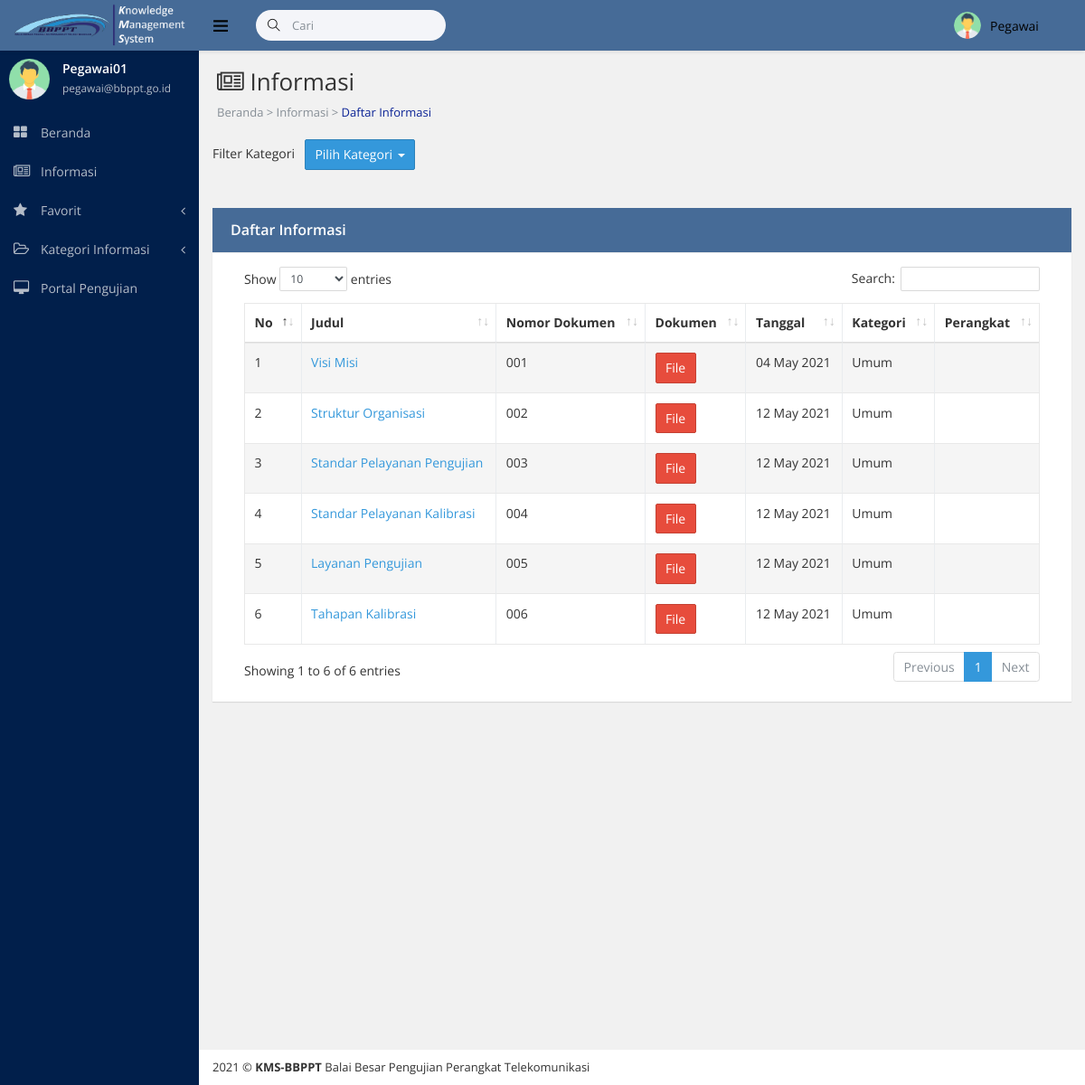
Page /informasi.php (signed in) on the earlier database version.
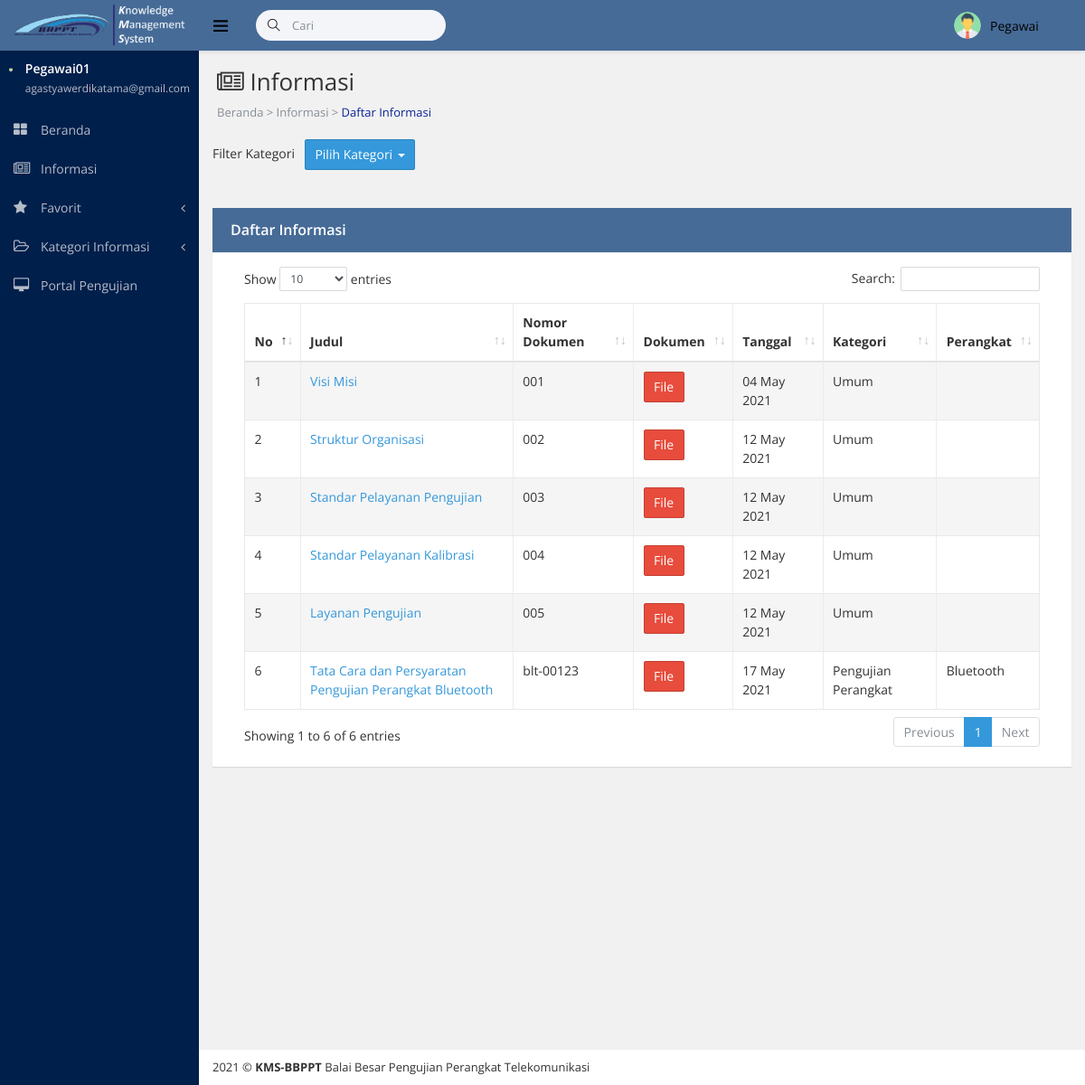
Same page on the later database version.
### tables this page shows
CREATE TABLE `informasi` (
  `id` int(255) NOT NULL,
  `nomordokumen` varchar(255) NOT NULL,
  `judul` varchar(255) NOT NULL,
  `dokumen` text NOT NULL,
  `keterangan` text NOT NULL,
  `tanggal` date NOT NULL,
  `restricted` text NOT NULL,
  `iddivisi` varchar(255) NOT NULL DEFAULT '8',
  `idperangkat` varchar(255) DEFAULT NULL
);

CREATE TABLE `divisi` (
  `iddivisi` int(255) NOT NULL,
  `namadivisi` varchar(255) NOT NULL
);

CREATE TABLE `perangkat` (
  `idperangkat` int(255) NOT NULL,
  `iddivisi` int(255) NOT NULL,
  `namaperangkat` varchar(255) NOT NULL,
  `biaya` varchar(255) NOT NULL
);

### informasi.php (the view, shortened to what the changed rows need)
<!DOCTYPE html>
<html lang="en">
<head>
<?php include "csssidebar.php"?>
</head>
<body class="fixed-navbar">
    <div class="page-wrapper">
      <?php include "sidebaradmin.php" ?>
        <div class="content-wrapper">
            <div class="page-heading">
                <h1 class="page-title"> <i class="sidebar-item-icon fa fa-newspaper-o";></i> Informasi</h1>
            </div>
                                    <?php
                                        include"koneksi.php";
                                        $q = $koneksi->query("SELECT * FROM divisi");
                                        ?>
    </div>
                <br><br>
                          <?php
                    $level = $_SESSION['level'];
                    if($level=='Pegawai'){
                    ?>
                 <div class="ibox ibox-primary">
                            <div class="ibox-body">
            <table class="table table-striped table-bordered table-hover" id="example-table" cellspacing="0" width="100%">
            <thead>
              <tr>
                <th>No</th>
                <th>Judul</th>
                <th>Nomor Dokumen</th>
                <th>Dokumen</th>
                <th>Tanggal</th>
                <th>Kategori</th>
                <th>Perangkat</th>
              </tr>
            </thead>
            <tbody>
                <?php
                include"koneksi.php";
               $iddivisi=$_GET['iddivisi'];
                if(!empty($iddivisi)){
                    $q = $koneksi->query("SELECT * FROM informasi where iddivisi='$iddivisi'");
                }else{
                    $q = $koneksi->query("SELECT * FROM informasi");
                }
                $numb = 1;
                while ($dt = $q->fetch_assoc()) :
                ?>
                <tr>
                <td><?php echo $numb++ ?></td>
                <td><a href="detailinformasi.php?id=<?php echo $dt['id'] ?>"><?php echo $dt['judul'] ?></a></td>
                <td><?php echo $dt['nomordokumen'] ?></td>
                <td>
                  <?php
          $dokumen=$dt['dokumen'];
          if(!empty($dokumen)){
          ?>
                    <a href="src/image/<?php echo $dt['dokumen'] ?>"><button type="button" class="btn btn-danger">File</button></a>
                    <?php
                    }else{
                    ?>
                    <button type="button" class="btn btn-danger">File Kosong</button>
                    <?php
                    }
                    ?>
                <td><?php $tanggal= $dt['tanggal']; echo date('d F Y', strtotime($tanggal)); ?></td>
                <td>
                    <?php
                    require_once 'koneksi.php';
                     $iddivisi = $dt['iddivisi'];
                     $q1 = $koneksi->query("SELECT * FROM divisi WHERE iddivisi='$iddivisi'");
                              while ($row = $q1->fetch_assoc()) :
                      ?>
                    <?php echo $row['namadivisi']; ?>
                     <?php
                    endwhile;
                  ?>
                    </td>
                <td>
                    <?php
                    require_once 'koneksi.php';
                     $idperangkat = $dt['idperangkat'];
                     $q1 = $koneksi->query("SELECT * FROM perangkat WHERE idperangkat='$idperangkat'");
                              while ($row = $q1->fetch_assoc()) :
                      ?>
                    <?php echo $row['namaperangkat']; ?>
                     <?php
                    endwhile;
                  ?>
                </td>
                </tr>
             <?php
              endwhile;
              ?>
            </tbody>
          </table>
      <?php } ?>
                </div>
            </div>
        </div>
</body>
</html>

### sidebaradmin.php (shortened to what the changed rows need)
<nav class="page-sidebar" id="sidebar">
    <div id="sidebar-collapse">
        <div class="admin-block d-flex">
            <div class="admin-info">
                <div class="font-strong"><?php echo $_SESSION['nama'] ?></div><small><?php echo $_SESSION['email'] ?></small></div>
        </div>
    </div>
</nav>

Differences in the rows shown:
removed informasi: judul "Tahapan Kalibrasi", nomordokumen "006", tanggal "12 May 2021", divisi (namadivisi "Umum")
added informasi: judul "Tata Cara dan Persyaratan Pengujian Perangkat Bluetooth", nomordokumen "blt-00123", tanggal "17 May 2021"
now on this page (row unchanged): divisi: namadivisi "Pengujian Perangkat", shown under "Tata Cara dan Persyaratan Pengujian Perangkat Bluetooth"
now on this page (row unchanged): perangkat: namaperangkat "Bluetooth"
Other differences:
$_SESSION['email']: "pegawai@bbppt.go.id" → "agastyawerdikatama@gmail.com"
